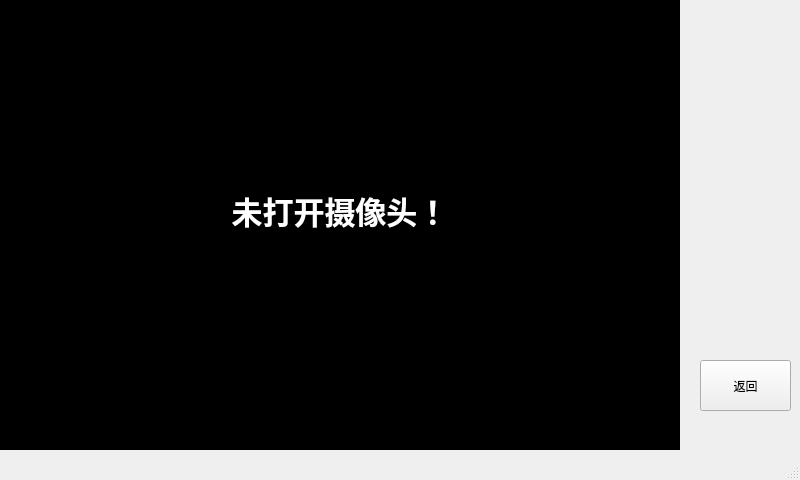
<?xml version="1.0" encoding="UTF-8"?>
<ui version="4.0">
 <class>All_screen</class>
 <widget class="QMainWindow" name="All_screen">
  <property name="geometry">
   <rect>
    <x>0</x>
    <y>0</y>
    <width>800</width>
    <height>480</height>
   </rect>
  </property>
  <property name="windowTitle">
   <string>MainWindow</string>
  </property>
  <widget class="QWidget" name="centralwidget">
   <widget class="QLabel" name="label">
    <property name="geometry">
     <rect>
      <x>0</x>
      <y>-30</y>
      <width>680</width>
      <height>480</height>
     </rect>
    </property>
    <property name="font">
     <font>
      <pointsize>23</pointsize>
      <weight>75</weight>
      <bold>true</bold>
     </font>
    </property>
    <property name="styleSheet">
     <string notr="true">background-color: rgb(0, 0, 0);
color: rgb(255, 255, 255);</string>
    </property>
    <property name="text">
     <string>未打开摄像头！</string>
    </property>
    <property name="alignment">
     <set>Qt::AlignCenter</set>
    </property>
   </widget>
   <widget class="QPushButton" name="back_pushButton">
    <property name="geometry">
     <rect>
      <x>700</x>
      <y>360</y>
      <width>91</width>
      <height>51</height>
     </rect>
    </property>
    <property name="text">
     <string>返回</string>
    </property>
   </widget>
  </widget>
  <widget class="QMenuBar" name="menubar">
   <property name="geometry">
    <rect>
     <x>0</x>
     <y>0</y>
     <width>800</width>
     <height>26</height>
    </rect>
   </property>
  </widget>
  <widget class="QStatusBar" name="statusbar"/>
 </widget>
 <resources/>
 <connections/>
</ui>
